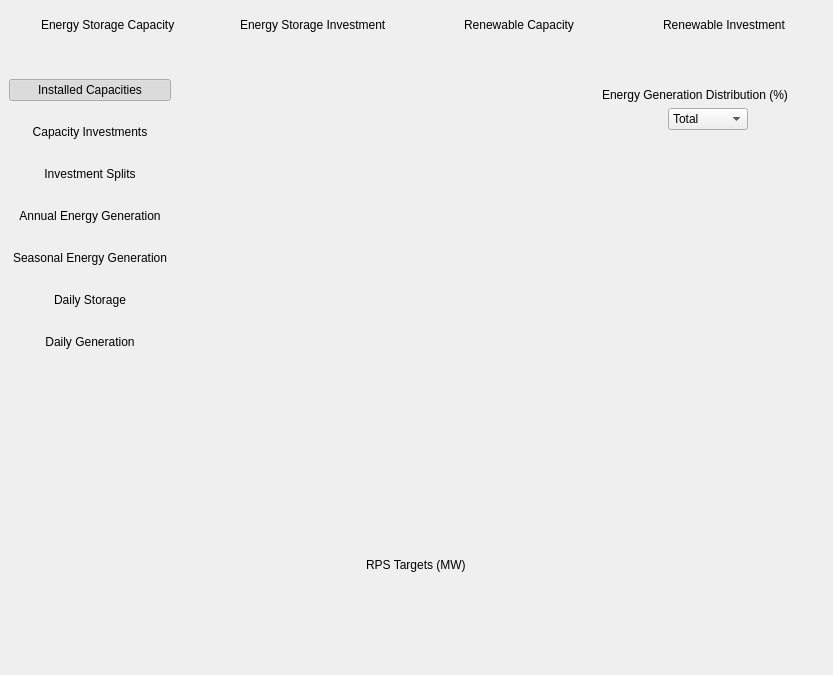
<?xml version="1.0" encoding="UTF-8"?>
<ui version="4.0">
 <class>dashboard</class>
 <widget class="QWidget" name="dashboard">
  <property name="geometry">
   <rect>
    <x>0</x>
    <y>0</y>
    <width>833</width>
    <height>675</height>
   </rect>
  </property>
  <property name="windowTitle">
   <string>Form</string>
  </property>
  <layout class="QVBoxLayout" name="verticalLayout">
   <property name="spacing">
    <number>0</number>
   </property>
   <property name="leftMargin">
    <number>0</number>
   </property>
   <property name="topMargin">
    <number>0</number>
   </property>
   <property name="rightMargin">
    <number>0</number>
   </property>
   <property name="bottomMargin">
    <number>0</number>
   </property>
   <item>
    <widget class="QFrame" name="frame_80">
     <property name="frameShape">
      <enum>QFrame::NoFrame</enum>
     </property>
     <property name="frameShadow">
      <enum>QFrame::Raised</enum>
     </property>
     <layout class="QHBoxLayout" name="horizontalLayout_50">
      <item>
       <widget class="QFrame" name="frame_84">
        <property name="frameShape">
         <enum>QFrame::NoFrame</enum>
        </property>
        <property name="frameShadow">
         <enum>QFrame::Raised</enum>
        </property>
        <layout class="QVBoxLayout" name="verticalLayout_33">
         <item alignment="Qt::AlignHCenter">
          <widget class="QLabel" name="label_45">
           <property name="styleSheet">
            <string notr="true">font: 700 12pt &quot;Segoe UI&quot;;</string>
           </property>
           <property name="text">
            <string>Energy Storage Capacity</string>
           </property>
          </widget>
         </item>
         <item alignment="Qt::AlignHCenter">
          <widget class="QLabel" name="es_cap_label">
           <property name="text">
            <string/>
           </property>
          </widget>
         </item>
        </layout>
       </widget>
      </item>
      <item>
       <widget class="QFrame" name="frame_96">
        <property name="frameShape">
         <enum>QFrame::NoFrame</enum>
        </property>
        <property name="frameShadow">
         <enum>QFrame::Raised</enum>
        </property>
        <layout class="QVBoxLayout" name="verticalLayout_44">
         <item alignment="Qt::AlignHCenter">
          <widget class="QLabel" name="label_54">
           <property name="styleSheet">
            <string notr="true">font: 700 12pt &quot;Segoe UI&quot;;</string>
           </property>
           <property name="text">
            <string>Energy Storage Investment</string>
           </property>
          </widget>
         </item>
         <item alignment="Qt::AlignHCenter">
          <widget class="QLabel" name="es_invest_label">
           <property name="text">
            <string/>
           </property>
          </widget>
         </item>
        </layout>
       </widget>
      </item>
      <item>
       <widget class="QFrame" name="frame_103">
        <property name="frameShape">
         <enum>QFrame::NoFrame</enum>
        </property>
        <property name="frameShadow">
         <enum>QFrame::Raised</enum>
        </property>
        <layout class="QVBoxLayout" name="verticalLayout_45">
         <item alignment="Qt::AlignHCenter">
          <widget class="QLabel" name="label_56">
           <property name="styleSheet">
            <string notr="true">font: 700 12pt &quot;Segoe UI&quot;;</string>
           </property>
           <property name="text">
            <string>Renewable Capacity</string>
           </property>
          </widget>
         </item>
         <item alignment="Qt::AlignHCenter">
          <widget class="QLabel" name="re_cap_label">
           <property name="text">
            <string/>
           </property>
          </widget>
         </item>
        </layout>
       </widget>
      </item>
      <item>
       <widget class="QFrame" name="frame_112">
        <property name="frameShape">
         <enum>QFrame::NoFrame</enum>
        </property>
        <property name="frameShadow">
         <enum>QFrame::Raised</enum>
        </property>
        <layout class="QVBoxLayout" name="verticalLayout_46">
         <item alignment="Qt::AlignHCenter">
          <widget class="QLabel" name="label_58">
           <property name="styleSheet">
            <string notr="true">font: 700 12pt &quot;Segoe UI&quot;;</string>
           </property>
           <property name="text">
            <string>Renewable Investment</string>
           </property>
          </widget>
         </item>
         <item alignment="Qt::AlignHCenter">
          <widget class="QLabel" name="re_inv_label">
           <property name="text">
            <string/>
           </property>
          </widget>
         </item>
        </layout>
       </widget>
      </item>
     </layout>
    </widget>
   </item>
   <item>
    <widget class="QFrame" name="frame_72">
     <property name="frameShape">
      <enum>QFrame::NoFrame</enum>
     </property>
     <property name="frameShadow">
      <enum>QFrame::Raised</enum>
     </property>
     <layout class="QHBoxLayout" name="horizontalLayout_49" stretch="5,2">
      <item>
       <widget class="QFrame" name="frame_33">
        <property name="sizePolicy">
         <sizepolicy hsizetype="Preferred" vsizetype="Preferred">
          <horstretch>0</horstretch>
          <verstretch>0</verstretch>
         </sizepolicy>
        </property>
        <property name="frameShape">
         <enum>QFrame::NoFrame</enum>
        </property>
        <property name="frameShadow">
         <enum>QFrame::Raised</enum>
        </property>
        <layout class="QHBoxLayout" name="horizontalLayout_15" stretch="1,11">
         <property name="spacing">
          <number>0</number>
         </property>
         <property name="leftMargin">
          <number>0</number>
         </property>
         <property name="topMargin">
          <number>0</number>
         </property>
         <property name="rightMargin">
          <number>0</number>
         </property>
         <property name="bottomMargin">
          <number>0</number>
         </property>
         <item>
          <widget class="QFrame" name="frame_70">
           <property name="frameShape">
            <enum>QFrame::NoFrame</enum>
           </property>
           <property name="frameShadow">
            <enum>QFrame::Raised</enum>
           </property>
           <layout class="QVBoxLayout" name="verticalLayout_32">
            <property name="spacing">
             <number>20</number>
            </property>
            <property name="leftMargin">
             <number>0</number>
            </property>
            <property name="topMargin">
             <number>0</number>
            </property>
            <property name="rightMargin">
             <number>0</number>
            </property>
            <property name="bottomMargin">
             <number>0</number>
            </property>
            <item>
             <widget class="QPushButton" name="disp_sto">
              <property name="text">
               <string>Installed Capacities</string>
              </property>
              <property name="checkable">
               <bool>true</bool>
              </property>
              <property name="checked">
               <bool>true</bool>
              </property>
              <property name="autoExclusive">
               <bool>true</bool>
              </property>
              <property name="flat">
               <bool>true</bool>
              </property>
             </widget>
            </item>
            <item>
             <widget class="QPushButton" name="disp_no">
              <property name="text">
               <string>Capacity Investments</string>
              </property>
              <property name="checkable">
               <bool>true</bool>
              </property>
              <property name="autoExclusive">
               <bool>true</bool>
              </property>
              <property name="flat">
               <bool>true</bool>
              </property>
             </widget>
            </item>
            <item>
             <widget class="QPushButton" name="cap_sto">
              <property name="text">
               <string>Investment Splits</string>
              </property>
              <property name="checkable">
               <bool>true</bool>
              </property>
              <property name="autoExclusive">
               <bool>true</bool>
              </property>
              <property name="flat">
               <bool>true</bool>
              </property>
             </widget>
            </item>
            <item>
             <widget class="QPushButton" name="cap_no">
              <property name="text">
               <string>Annual Energy Generation</string>
              </property>
              <property name="checkable">
               <bool>true</bool>
              </property>
              <property name="autoExclusive">
               <bool>true</bool>
              </property>
              <property name="flat">
               <bool>true</bool>
              </property>
             </widget>
            </item>
            <item>
             <widget class="QPushButton" name="sankey">
              <property name="text">
               <string>Seasonal Energy Generation</string>
              </property>
              <property name="checkable">
               <bool>true</bool>
              </property>
              <property name="autoExclusive">
               <bool>true</bool>
              </property>
              <property name="flat">
               <bool>true</bool>
              </property>
             </widget>
            </item>
            <item>
             <widget class="QPushButton" name="daily_gen">
              <property name="text">
               <string>Daily Storage</string>
              </property>
              <property name="checkable">
               <bool>true</bool>
              </property>
              <property name="autoExclusive">
               <bool>true</bool>
              </property>
              <property name="flat">
               <bool>true</bool>
              </property>
             </widget>
            </item>
            <item>
             <widget class="QPushButton" name="place_holder">
              <property name="text">
               <string>Daily Generation</string>
              </property>
              <property name="checkable">
               <bool>true</bool>
              </property>
              <property name="autoExclusive">
               <bool>true</bool>
              </property>
              <property name="flat">
               <bool>true</bool>
              </property>
             </widget>
            </item>
            <item>
             <spacer name="verticalSpacer_9">
              <property name="orientation">
               <enum>Qt::Vertical</enum>
              </property>
              <property name="sizeHint" stdset="0">
               <size>
                <width>20</width>
                <height>40</height>
               </size>
              </property>
             </spacer>
            </item>
           </layout>
          </widget>
         </item>
         <item>
          <widget class="QFrame" name="frame_71">
           <property name="frameShape">
            <enum>QFrame::NoFrame</enum>
           </property>
           <property name="frameShadow">
            <enum>QFrame::Raised</enum>
           </property>
           <layout class="QVBoxLayout" name="verticalLayout_41">
            <property name="spacing">
             <number>0</number>
            </property>
            <property name="leftMargin">
             <number>0</number>
            </property>
            <property name="topMargin">
             <number>0</number>
            </property>
            <property name="rightMargin">
             <number>0</number>
            </property>
            <property name="bottomMargin">
             <number>0</number>
            </property>
            <item>
             <widget class="QStackedWidget" name="stacked_results">
              <property name="sizePolicy">
               <sizepolicy hsizetype="Preferred" vsizetype="Preferred">
                <horstretch>0</horstretch>
                <verstretch>0</verstretch>
               </sizepolicy>
              </property>
              <property name="currentIndex">
               <number>2</number>
              </property>
              <widget class="QWidget" name="disp_sto_page">
               <layout class="QVBoxLayout" name="disp_sto_layout">
                <property name="spacing">
                 <number>0</number>
                </property>
                <property name="leftMargin">
                 <number>0</number>
                </property>
                <property name="topMargin">
                 <number>0</number>
                </property>
                <property name="rightMargin">
                 <number>0</number>
                </property>
                <property name="bottomMargin">
                 <number>0</number>
                </property>
               </layout>
              </widget>
              <widget class="QWidget" name="cap_sto_page">
               <layout class="QVBoxLayout" name="cap_sto_layout">
                <property name="spacing">
                 <number>0</number>
                </property>
                <property name="leftMargin">
                 <number>0</number>
                </property>
                <property name="topMargin">
                 <number>0</number>
                </property>
                <property name="rightMargin">
                 <number>0</number>
                </property>
                <property name="bottomMargin">
                 <number>0</number>
                </property>
               </layout>
              </widget>
              <widget class="QWidget" name="cap_no_page">
               <property name="sizePolicy">
                <sizepolicy hsizetype="Expanding" vsizetype="Preferred">
                 <horstretch>0</horstretch>
                 <verstretch>0</verstretch>
                </sizepolicy>
               </property>
               <layout class="QVBoxLayout" name="cap_no_layout">
                <property name="spacing">
                 <number>0</number>
                </property>
                <property name="leftMargin">
                 <number>0</number>
                </property>
                <property name="topMargin">
                 <number>0</number>
                </property>
                <property name="rightMargin">
                 <number>0</number>
                </property>
                <property name="bottomMargin">
                 <number>0</number>
                </property>
               </layout>
              </widget>
              <widget class="QWidget" name="sankey_page">
               <layout class="QVBoxLayout" name="sankey_layout">
                <property name="spacing">
                 <number>0</number>
                </property>
                <property name="leftMargin">
                 <number>0</number>
                </property>
                <property name="topMargin">
                 <number>0</number>
                </property>
                <property name="rightMargin">
                 <number>0</number>
                </property>
                <property name="bottomMargin">
                 <number>0</number>
                </property>
               </layout>
              </widget>
              <widget class="QWidget" name="disp_no_page">
               <layout class="QVBoxLayout" name="disp_no_layout">
                <property name="spacing">
                 <number>0</number>
                </property>
                <property name="leftMargin">
                 <number>0</number>
                </property>
                <property name="topMargin">
                 <number>0</number>
                </property>
                <property name="rightMargin">
                 <number>0</number>
                </property>
                <property name="bottomMargin">
                 <number>0</number>
                </property>
               </layout>
              </widget>
              <widget class="QWidget" name="daily_page">
               <layout class="QVBoxLayout" name="daily_page_layout"/>
              </widget>
              <widget class="QWidget" name="placeholder">
               <layout class="QVBoxLayout" name="place_layout"/>
              </widget>
             </widget>
            </item>
           </layout>
          </widget>
         </item>
        </layout>
       </widget>
      </item>
      <item>
       <widget class="QFrame" name="frame_73">
        <property name="frameShape">
         <enum>QFrame::NoFrame</enum>
        </property>
        <property name="frameShadow">
         <enum>QFrame::Raised</enum>
        </property>
        <layout class="QVBoxLayout" name="verticalLayout_53" stretch="0,1">
         <property name="spacing">
          <number>0</number>
         </property>
         <property name="leftMargin">
          <number>0</number>
         </property>
         <property name="topMargin">
          <number>0</number>
         </property>
         <property name="rightMargin">
          <number>0</number>
         </property>
         <property name="bottomMargin">
          <number>0</number>
         </property>
         <item>
          <widget class="QFrame" name="frame_116">
           <property name="frameShape">
            <enum>QFrame::NoFrame</enum>
           </property>
           <property name="frameShadow">
            <enum>QFrame::Raised</enum>
           </property>
           <layout class="QVBoxLayout" name="verticalLayout_65">
            <item>
             <widget class="QLabel" name="label_55">
              <property name="styleSheet">
               <string notr="true">font: 700 12pt &quot;Segoe UI&quot;;</string>
              </property>
              <property name="text">
               <string>Energy Generation Distribution (%)</string>
              </property>
             </widget>
            </item>
            <item alignment="Qt::AlignHCenter">
             <widget class="QComboBox" name="pie_combo">
              <property name="minimumSize">
               <size>
                <width>80</width>
                <height>0</height>
               </size>
              </property>
              <property name="currentText">
               <string>Total</string>
              </property>
              <item>
               <property name="text">
                <string>Total</string>
               </property>
              </item>
             </widget>
            </item>
           </layout>
          </widget>
         </item>
         <item>
          <widget class="QFrame" name="frame_117">
           <property name="frameShape">
            <enum>QFrame::NoFrame</enum>
           </property>
           <property name="frameShadow">
            <enum>QFrame::Raised</enum>
           </property>
           <layout class="QHBoxLayout" name="pie_layout">
            <property name="leftMargin">
             <number>0</number>
            </property>
            <property name="topMargin">
             <number>0</number>
            </property>
            <property name="rightMargin">
             <number>0</number>
            </property>
            <property name="bottomMargin">
             <number>0</number>
            </property>
           </layout>
          </widget>
         </item>
        </layout>
       </widget>
      </item>
     </layout>
    </widget>
   </item>
   <item>
    <widget class="QFrame" name="frame_79">
     <property name="frameShape">
      <enum>QFrame::NoFrame</enum>
     </property>
     <property name="frameShadow">
      <enum>QFrame::Plain</enum>
     </property>
     <layout class="QHBoxLayout" name="horizontalLayout_63">
      <property name="spacing">
       <number>0</number>
      </property>
      <property name="leftMargin">
       <number>0</number>
      </property>
      <property name="topMargin">
       <number>0</number>
      </property>
      <property name="rightMargin">
       <number>0</number>
      </property>
      <property name="bottomMargin">
       <number>0</number>
      </property>
      <item>
       <widget class="QFrame" name="frame_118">
        <property name="frameShape">
         <enum>QFrame::NoFrame</enum>
        </property>
        <property name="frameShadow">
         <enum>QFrame::Raised</enum>
        </property>
        <layout class="QVBoxLayout" name="verticalLayout_66">
         <property name="spacing">
          <number>0</number>
         </property>
         <property name="leftMargin">
          <number>0</number>
         </property>
         <property name="topMargin">
          <number>0</number>
         </property>
         <property name="rightMargin">
          <number>0</number>
         </property>
         <property name="bottomMargin">
          <number>0</number>
         </property>
        </layout>
       </widget>
      </item>
      <item>
       <widget class="QFrame" name="frame_119">
        <property name="sizePolicy">
         <sizepolicy hsizetype="Expanding" vsizetype="Preferred">
          <horstretch>0</horstretch>
          <verstretch>0</verstretch>
         </sizepolicy>
        </property>
        <property name="minimumSize">
         <size>
          <width>0</width>
          <height>200</height>
         </size>
        </property>
        <property name="frameShape">
         <enum>QFrame::NoFrame</enum>
        </property>
        <property name="frameShadow">
         <enum>QFrame::Raised</enum>
        </property>
        <layout class="QVBoxLayout" name="results_table_layout">
         <property name="leftMargin">
          <number>0</number>
         </property>
         <property name="topMargin">
          <number>0</number>
         </property>
         <property name="rightMargin">
          <number>0</number>
         </property>
         <property name="bottomMargin">
          <number>0</number>
         </property>
         <item alignment="Qt::AlignHCenter">
          <widget class="QLabel" name="label_46">
           <property name="styleSheet">
            <string notr="true">font: 700 12pt &quot;Segoe UI&quot;;</string>
           </property>
           <property name="text">
            <string>RPS Targets (MW)</string>
           </property>
          </widget>
         </item>
         <item>
          <spacer name="horizontalSpacer_32">
           <property name="orientation">
            <enum>Qt::Horizontal</enum>
           </property>
           <property name="sizeHint" stdset="0">
            <size>
             <width>40</width>
             <height>20</height>
            </size>
           </property>
          </spacer>
         </item>
        </layout>
       </widget>
      </item>
      <item>
       <widget class="QFrame" name="frame_120">
        <property name="frameShape">
         <enum>QFrame::NoFrame</enum>
        </property>
        <property name="frameShadow">
         <enum>QFrame::Raised</enum>
        </property>
        <layout class="QVBoxLayout" name="verticalLayout_67">
         <property name="spacing">
          <number>0</number>
         </property>
         <property name="leftMargin">
          <number>0</number>
         </property>
         <property name="topMargin">
          <number>0</number>
         </property>
         <property name="rightMargin">
          <number>0</number>
         </property>
         <property name="bottomMargin">
          <number>0</number>
         </property>
        </layout>
       </widget>
      </item>
     </layout>
    </widget>
   </item>
  </layout>
 </widget>
 <resources/>
 <connections/>
</ui>
